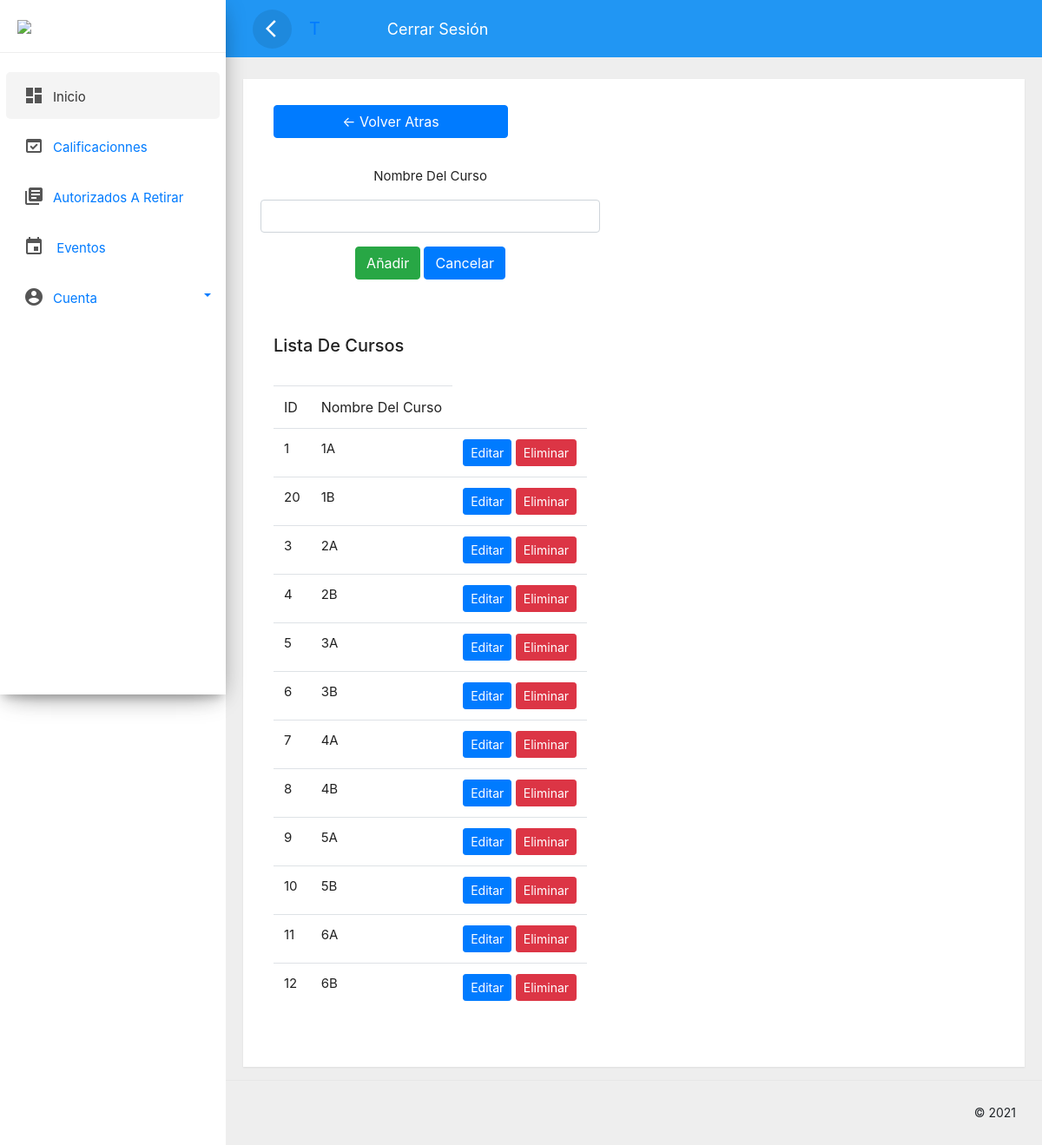
The app's page /studentinfosystem/admins/cursos.php (signed in) with its own data.
### tables this page shows
CREATE TABLE `courses` (
  `id` int(11) NOT NULL,
  `course` varchar(2) NOT NULL
);

### studentinfosystem/admins/cursos.php (the view, shortened to what this page needs)
<?php
  require 'connect.php';
  if(isset($_SESSION['adminName'], $_SESSION['password'])) {
?>
<!DOCTYPE html>
<html>
<head>
    <link href="../admins/css/custom.css" rel="stylesheet">
	<link href="../admins/css/bootstrap.min.css" rel="stylesheet">
    <link href="../admins/assets/css/styles.css" rel="stylesheet">
</head>
<body>
    <div class="wrapper">
        <nav id="sidebar">
            <div class="sidebar-header">
                <h3><img src="https://www.colegioubaescobar.gob.ar/wp-content/uploads/2020/07/cropped-WhatsApp-Image-2020-02-10-at-11.45.15.jpeg"  /><span></span></h3>
            </div>
            <ul class="list-unstyled components">
                <li class="active">
                    <a href="home.php" class="dashboard"><i class="material-icons">dashboard</i><span>Inicio</span></a>
                </li>
                <a href="Calificaciones/calificaciones.php">
                    <li class="dropdown">
                        <i class="material-icons">domain_verification</i><span>Calificacionnes</span></a>
                <a href="autorized.php">
                    <li class="dropdown">
                            <i class="material-icons">library_books</i><span>Autorizados a retirar</span></a>
                <a href="Events/eventos.php">
                    <li class="dropdown">
                            <i class="material-icons">event</i>
                            <span>Eventos</span></a>
                <li class="dropdown">
                    <a href="#pageSubmenu5" data-toggle="collapse" aria-expanded="false" class="dropdown-toggle">
                        <i class="material-icons">account_circle</i><span>Cuenta</span></a>
                </li>
            </ul>
        </nav>
        <div id="content">
            <div class="top-navbar">
                <nav class="navbar navbar-expand-lg">
                    <div class="container-fluid">
                        <button type="button" id="sidebarCollapse" class="d-xl-block d-lg-block d-md-mone d-none">
                            <span class="material-icons">arrow_back_ios</span>
                        </button>
                        <div class="welcome"><?php echo "<a href='profile.php' style='font-size:20px;'>".$_SESSION['adminName']."</a>";?></div>
                        <div>
                        <p style='font-size:20px; margin-top:10px; color:white;'>ㅤㅤ</p>
                        </div>
                        <a href="logout.php" style='font-size:18px; color:white; margin-left:40px;'>Cerrar sesión<span class="glyphicon glyphicon-off" aria-hidden="true"></span></a>
                    </div>
                </nav>
            </div>
            <div class="main-content">
                    <div class="card" style="min-height: 485px; width: auto;">
                        <div class="card-header">
                        <a href="home.php" class="btn btn-primary" style="width: 270px; margin:15px; margin-right:5px;">← Volver atras</a>
                            <div style="display: flex; align-items: center; ">
                                <div id="container">
                                <center>
                                        <div class="profile-box box-left">
                                            <form action="" method="post" name="form1">
                                            <center>
                                                <p>
                                                    <div class="form-group">
                                                        <label for="textarea" class="title" style="font-size:15px; margin-bottom:15px;">Nombre del curso</label>
                                                        <input class="form-control" type="text" style="margin-bottom:15px;" name="course"></input>
                                                    </div>
                                                </p>
                                                <p>
                                                    <input  type="submit" name="submit" class="btn btn-success" value="Añadir">
                                                    <a href="home.php" class="btn btn-primary">Cancelar</a>
                                                </p>
                                            </center>
                                            </form>
                                        </div>
                                </center>
                                    <div class="container my-5" style='float: left;'>
                                        <h2 style='font-size:20px; margin-bottom:10px;'>Lista de cursos</h2>
                                        <br>
                                        <table class="table">
                                            <thead>
                                            <tr>
                                                <th>ID</th>
                                                <th>Nombre del curso</th>
                                            </tr>
                                            </thead>
                                            <tbody>
                                            <?php
                                                $sql = "SELECT * FROM courses ORDER BY course ASC";
                                                $result = $con->query($sql);
                                                while($row = $result->fetch_assoc()) {
                                                    echo "
                                                        <tr>
                                                            <td style='font-size:15px;'>$row[id]</td>
                                                            <td style='font-size:15px;'>$row[course]</td>
                                                        <td>
                                                            <a class='btn btn-primary btn-sm' href='cursosEdit.php?id=$row[id]'>Editar</a>
                                                            <a class='btn btn-danger btn-sm' href='cursosDelete.php?id=$row[id]'>Eliminar</a>
                                                        </td>
                                                        </tr>
                                                    ";
                                                    }
                                                ?>
                                            </tbody>
                                        </table>
                                    </div>
                                </div>
                            </div>
                        </div>
                    </div>
                </div>
                <footer class="footer">
                    <div class="container-fluid">
                        <div class="row">
                            <div class="col-md-6">
                            </div>
                            <div class="col-md-6">
                                <p class="copyright d-flex justify-content-end"> &copy 2021
                                </p>
                            </div>
                        </div>
                    </div>
                </footer>
            </div>
        </div>
</body>
</html>
<?php
  } else {
    header("location:index.php");
    exit;
  }
?>

### studentinfosystem/admins/css/custom.css (style rules this page uses)
body, html { line-height: 1.8; font-family: 'Roboto', sans-serif; color: #555e58; text-transform:capitalize; text-rendering: optimizeLegibility !important; -webkit-font-smoothing: antialiased !important; font-weight: 400; margin:0px; padding:0px; }
h1, h2, h3, h4, h5, h6, .h1, .h2, .h3, .h4 { font-weight: 400; line-height: 1.5em; }
p { font-size: 15px; margin: 12px 0 0; line-height: 24px; }
a { color: #333; font-weight: 400; }
button { cursor:pointer; }
ul, ol { padding: 0; margin:0px; list-style: none; }
a, a:hover, a:focus { color: #333; text-decoration: none; transition: all 0.3s; }
.material-icons { font-family: 'Material Icons'; font-weight: normal; font-style: normal; font-size: 24px; display: inline-block; line-height: 1; text-transform: none; letter-spacing: normal; word-wrap: normal; white-space: nowrap; direction: ltr; -webkit-font-smoothing: antialiased; text-rendering: optimizeLegibility; -moz-osx-font-smoothing: grayscale; font-feature-settings: 'liga'; }
.wrapper { position: relative; width:100%; overflow:auto; }
#sidebar { position:fixed; height:100vh!important; top: 0; bottom: 0; left: 0; z-index:11; width: 260px; overflow:auto; transition:all 0.3s ; background: #FFFFFF; box-shadow: 0 10px 30px -12px rgb(0 0 0 / 42%), 0 4px 25px 0px rgb(0 0 0 / 12%), 0 8px 10px -5px rgb(0 0 0 / 20%); }
#sidebar .sidebar-header { padding:20px; background-color:#ffffff; border-bottom:1px solid #eee; }
.sidebar-header h3 { color:#333; font-size:17px; margin:0px; text-transform:uppercase; transition:all 0.5s ease; font-weight:600; }
.sidebar-header h3 img { width:45px; margin-right:10px; }
#sidebar ul li { padding:2px 7px; }
#sidebar ul li.active>a { color: #333; background-color: rgba(200, 200, 200, 0.2); }
.dropdown-toggle::after { position: absolute; right: 10px; top: 23px; }
#sidebar ul.components { padding: 20px 0; }
#sidebar ul li a { padding: 10px; line-height: 30px; border-radius:5px; font-size: 15px; position:relative;' font-weight: 400; display: block; }
#sidebar ul li a span { text-transform:capitalize; display:inline-block; }
#sidebar ul li a i { position: relative; margin-right: 10px; top: 5px; color: #555555; margin-left: 10px; }
#content { position: relative; transition: all 0.3s; background-color: #EEEEEE; }
.top-navbar { width:100%; z-index:9; position:relative; }
.main-content { padding:10px 20px 0px 20px; position: relative; width: 100%; }
.navbar { background-color: #2196F3; color: #FFFFFF; }
.navbar button { background-color:transparent; border:none; }
.navbar button span { color:#fff; }
#sidebarCollapse { border-radius:50%; width:45px; height:45px; text-align:center; line-height:45px; margin-right:20px; border:none; color: #FFFFFF; background-color: rgba(0, 0, 0, 0.09); }
#sidebarCollapse span { margin: 9px; padding: 0px; }
.card { margin: 10px 0; }
.card { border-radius: 0px!important; }
.card { display: inline-block; position: relative; border:none!important; width: 100%; margin:15px 0; box-shadow: 0 1px 2px rgb(0 0 0 / 8%); border-radius: 6px; color: rgba(0,0,0, 0.87); background: #fff; }
.card .card-header { padding: 15px 20px 0; z-index: 3; background-color:#fff!important; border-bottom:none; }
.table > thead > tr > th { border-bottom-width: 1px; font-size: 16px; font-weight: 400; }
.footer { border-top: 1px solid #e7e7e7; }
footer { padding: 10px 0; position:relative; width:100%; }
footer .copyright { padding: 15px; font-size:14px; margin: 0; }
@media only screen and (min-width:992px) { #content { width: calc(100% - 260px); position: relative; float: right; transition: all 0.3s; background-color: #EEEEEE; } }

### records on screen
courses: id "1", course "1A"
courses: id "20", course "1B"
courses: id "3", course "2A"
courses: id "4", course "2B"
courses: id "5", course "3A"
courses: id "6", course "3B"
courses: id "7", course "4A"
courses: id "8", course "4B"
courses: id "9", course "5A"
courses: id "10", course "5B"
courses: id "11", course "6A"
courses: id "12", course "6B"

### other values on screen
$_SESSION['adminName'] "T"
